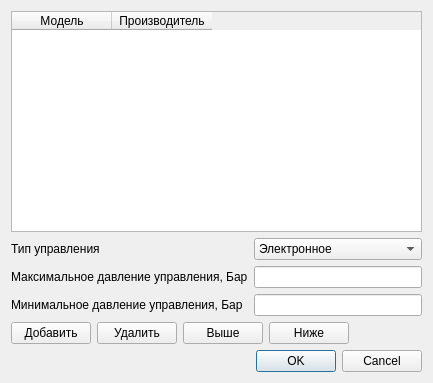
<?xml version="1.0" encoding="UTF-8"?>
<ui version="4.0">
 <class>DeviceCollectionWND</class>
 <widget class="QWidget" name="DeviceCollectionWND">
  <property name="geometry">
   <rect>
    <x>0</x>
    <y>0</y>
    <width>395</width>
    <height>383</height>
   </rect>
  </property>
  <property name="windowTitle">
   <string>Список оборудования</string>
  </property>
  <layout class="QVBoxLayout" name="verticalLayout_2">
   <item>
    <layout class="QHBoxLayout" name="horizontalLayout">
     <item>
      <layout class="QVBoxLayout" name="verticalLayout">
       <item>
        <widget class="QTableWidget" name="Devices">
         <column>
          <property name="text">
           <string>Модель</string>
          </property>
         </column>
         <column>
          <property name="text">
           <string>Производитель</string>
          </property>
         </column>
        </widget>
       </item>
       <item>
        <layout class="QGridLayout" name="gridLayout">
         <item row="1" column="0">
          <widget class="QLabel" name="l_max_pressure">
           <property name="text">
            <string>Максимальное давление управления, Бар</string>
           </property>
          </widget>
         </item>
         <item row="1" column="1">
          <widget class="QLineEdit" name="MaxPressure">
           <property name="sizePolicy">
            <sizepolicy hsizetype="Preferred" vsizetype="Fixed">
             <horstretch>0</horstretch>
             <verstretch>0</verstretch>
            </sizepolicy>
           </property>
           <property name="toolTip">
            <string>100...300 Бар</string>
           </property>
           <property name="toolTipDuration">
            <number>1000</number>
           </property>
          </widget>
         </item>
         <item row="2" column="0">
          <widget class="QLabel" name="l_min_pressure">
           <property name="text">
            <string>Минимальное давление управления, Бар</string>
           </property>
          </widget>
         </item>
         <item row="2" column="1">
          <widget class="QLineEdit" name="MinPressure">
           <property name="sizePolicy">
            <sizepolicy hsizetype="Preferred" vsizetype="Fixed">
             <horstretch>0</horstretch>
             <verstretch>0</verstretch>
            </sizepolicy>
           </property>
           <property name="toolTip">
            <string>10...30 Бар</string>
           </property>
           <property name="toolTipDuration">
            <number>1000</number>
           </property>
          </widget>
         </item>
         <item row="0" column="1">
          <widget class="QComboBox" name="ControlType">
           <item>
            <property name="text">
             <string>Электронное</string>
            </property>
           </item>
           <item>
            <property name="text">
             <string>Электрогидравлическое</string>
            </property>
           </item>
          </widget>
         </item>
         <item row="0" column="0">
          <widget class="QLabel" name="l_type">
           <property name="text">
            <string>Тип управления</string>
           </property>
          </widget>
         </item>
        </layout>
       </item>
       <item>
        <layout class="QHBoxLayout" name="horizontalLayout_2">
         <item>
          <widget class="QPushButton" name="AddBtn">
           <property name="text">
            <string>Добавить</string>
           </property>
          </widget>
         </item>
         <item>
          <widget class="QPushButton" name="RemoveBtn">
           <property name="text">
            <string>Удалить</string>
           </property>
          </widget>
         </item>
         <item>
          <widget class="QPushButton" name="Up">
           <property name="text">
            <string>Выше</string>
           </property>
          </widget>
         </item>
         <item>
          <widget class="QPushButton" name="Down">
           <property name="text">
            <string>Ниже</string>
           </property>
          </widget>
         </item>
         <item>
          <spacer name="horizontalSpacer">
           <property name="orientation">
            <enum>Qt::Horizontal</enum>
           </property>
           <property name="sizeHint" stdset="0">
            <size>
             <width>40</width>
             <height>20</height>
            </size>
           </property>
          </spacer>
         </item>
        </layout>
       </item>
      </layout>
     </item>
    </layout>
   </item>
   <item>
    <widget class="QDialogButtonBox" name="buttonBox">
     <property name="standardButtons">
      <set>QDialogButtonBox::Cancel|QDialogButtonBox::Ok</set>
     </property>
    </widget>
   </item>
  </layout>
 </widget>
 <resources/>
 <connections/>
</ui>
